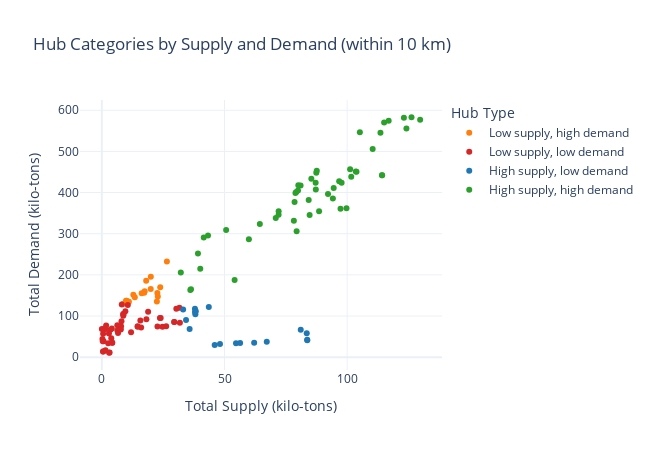

The cell this chart's notebook holds for it:
### Code cell
fig = px.scatter(
    hub_summary,
    x="total_supply_kilotons",
    y="total_demand_kilotons",
    color="category",
    hover_name="hub_id",
    labels={
        "total_supply_kilotons": "Total Supply (kilo-tons)",
        "total_demand_kilotons": "Total Demand (kilo-tons)",
        "category": "Hub Type"
    },
    title=f"Hub Categories by Supply and Demand (within {max_travel_distance/1000:.0f} km)",
    color_discrete_map={
        "High supply, high demand": "#2ca02c",
        "High supply, low demand": "#1f77b4",
        "Low supply, high demand": "#ff7f0e",
        "Low supply, low demand": "#d62728"
    }
)

fig.update_layout(
    template="plotly_white",
    width=650,
    height=450
)

fig.show()

### Figure 1 — Plotly figure (JSON) as saved in the notebook; plotly's stock layout.template omitted (floating-point values rounded to 4 significant figures)
{"data": [{"hovertemplate": "<b>%{hovertext}</b><br><br>Hub Type=Low supply, high demand<br>Total Supply (kilo-tons)=%{x}<br>Total Demand (kilo-tons)=%{y}<extra></extra>", "hovertext": [0.0, 13.0, 16.0, 17.0, 26.0, 30.0, 46.0, 53.0, 57.0, 58.0, 66.0, 69.0, 73.0, 98.0, 100.0, 101.0, 104.0, 109.0], "legendgroup": "Low supply, high demand", "marker": {"color": "#ff7f0e", "symbol": "circle"}, "mode": "markers", "name": "Low supply, high demand", "orientation": "v", "showlegend": true, "type": "scatter", "x": [22.43, 13.44, 19.97, 9.835, 17.46, 16.22, 8.602, 22.63, 26.52, 23.8, 11.03, 19.92, 22.81, 10.12, 12.84, 10.58, 18.07, 17.27], "xaxis": "x", "y": [135.1, 145.5, 195.5, 137.2, 160.1, 155.0, 129.3, 155.9, 232.5, 170.0, 134.5, 165.6, 147.7, 136.9, 151.7, 134.4, 185.9, 156.5], "yaxis": "y"}, {"hovertemplate": "<b>%{hovertext}</b><br><br>Hub Type=Low supply, low demand<br>Total Supply (kilo-tons)=%{x}<br>Total Demand (kilo-tons)=%{y}<extra></extra>", "hovertext": [1.0, 2.0, 3.0, 4.0, 5.0, 6.0, 7.0, 8.0, 9.0, 10.0, 11.0, 20.0, 22.0, 24.0, 29.0, 33.0, 34.0, 38.0, 40.0, 44.0, 45.0, 60.0, 68.0, 72.0, 75.0, 77.0, 79.0, 88.0, 91.0, 96.0, 97.0, 102.0, 106.0, 119.0, 120.0, 121.0, 122.0, 123.0, 124.0, 125.0, 126.0, 127.0, 128.0, 129.0, 130.0, 131.0, 133.0, 134.0, 136.0, 137.0, 138.0], "legendgroup": "Low supply, low demand", "marker": {"color": "#d62728", "symbol": "circle"}, "mode": "markers", "name": "Low supply, low demand", "orientation": "v", "showlegend": true, "type": "scatter", "x": [3.484, 1.493, 0.5181, 0.5181, 16.02, 1.282, 1.282, 0.0, 24.71, 31.82, 6.588, 8.696, 0.7135, 31.64, 23.98, 0.3728, 7.572, 2.894, 7.699, 9.586, 8.0, 7.836, 8.818, 8.731, 6.299, 0.245, 15.7, 2.975, 0.5129, 2.594, 30.37, 10.58, 6.325, 23.67, 14.6, 4.227, 4.227, 14.6, 11.92, 1.282, 4.067, 1.744, 29.51, 22.67, 29.51, 3.833, 18.85, 3.141, 18.16, 8.125, 26.23], "xaxis": "x", "y": [66.47, 16.75, 13.72, 13.72, 72.37, 69.72, 68.55, 68.46, 73.71, 83.7, 58.73, 104.8, 38.42, 119.9, 95.23, 38.79, 68.1, 57.67, 67.07, 111.8, 87.55, 75.1, 104.1, 100.8, 77.57, 44.02, 89.03, 10.72, 56.68, 33.71, 117.9, 126.9, 64.85, 95.1, 73.66, 34.88, 34.88, 74.86, 60.25, 68.55, 69.68, 76.98, 85.3, 74.33, 85.3, 45.84, 110.3, 11.18, 92.27, 128.0, 75.19], "yaxis": "y"}, {"hovertemplate": "<b>%{hovertext}</b><br><br>Hub Type=High supply, low demand<br>Total Supply (kilo-tons)=%{x}<br>Total Demand (kilo-tons)=%{y}<extra></extra>", "hovertext": [12.0, 32.0, 35.0, 55.0, 64.0, 70.0, 71.0, 78.0, 80.0, 82.0, 84.0, 85.0, 87.0, 89.0, 92.0, 95.0, 132.0, 135.0], "legendgroup": "High supply, low demand", "marker": {"color": "#1f77b4", "symbol": "circle"}, "mode": "markers", "name": "High supply, low demand", "orientation": "v", "showlegend": true, "type": "scatter", "x": [37.95, 83.73, 35.78, 54.69, 38.12, 83.52, 48.15, 67.22, 34.33, 62.09, 81.08, 83.73, 38.3, 33.12, 56.36, 46.0, 37.97, 43.6], "xaxis": "x", "y": [117.8, 42.15, 68.44, 33.78, 104.1, 58.1, 32.02, 37.52, 90.22, 35.3, 66.51, 41.28, 111.5, 115.7, 34.14, 29.42, 109.7, 121.9], "yaxis": "y"}, {"hovertemplate": "<b>%{hovertext}</b><br><br>Hub Type=High supply, high demand<br>Total Supply (kilo-tons)=%{x}<br>Total Demand (kilo-tons)=%{y}<extra></extra>", "hovertext": [14.0, 15.0, 18.0, 19.0, 21.0, 23.0, 25.0, 27.0, 28.0, 31.0, 36.0, 37.0, 39.0, 41.0, 42.0, 43.0, 47.0, 48.0, 49.0, 50.0, 51.0, 52.0, 54.0, 56.0, 59.0, 61.0, 62.0, 63.0, 65.0, 67.0, 74.0, 76.0, 81.0, 83.0, 86.0, 90.0, 93.0, 94.0, 99.0, 103.0, 105.0, 107.0, 108.0, 110.0, 111.0, 112.0, 113.0, 114.0, 115.0, 116.0, 117.0, 118.0], "legendgroup": "High supply, high demand", "marker": {"color": "#2ca02c", "symbol": "circle"}, "mode": "markers", "name": "High supply, high demand", "orientation": "v", "showlegend": true, "type": "scatter", "x": [80.1, 79.96, 87.15, 94.17, 54.12, 85.4, 129.8, 123.1, 124.2, 36.07, 88.56, 87.22, 79.4, 81.01, 72.07, 114.2, 114.2, 115.1, 116.9, 59.94, 78.27, 41.55, 101.2, 78.56, 105.2, 84.32, 97.29, 101.7, 92.19, 40.12, 99.72, 36.33, 72.05, 78.92, 79.26, 32.18, 70.89, 84.7, 126.2, 94.51, 39.18, 64.4, 43.29, 50.67, 96.74, 97.74, 87.41, 87.61, 110.4, 103.5, 103.8, 113.6], "xaxis": "x", "y": [417.7, 404.8, 423.9, 385.4, 187.3, 433.8, 577.1, 581.6, 555.6, 163.2, 354.5, 407.3, 305.7, 417.0, 354.8, 442.3, 442.3, 570.0, 574.7, 286.8, 331.3, 290.6, 456.4, 377.0, 546.5, 381.9, 360.5, 438.4, 396.2, 215.1, 361.8, 165.0, 346.2, 399.2, 401.2, 205.8, 338.4, 345.5, 583.0, 410.9, 251.7, 323.7, 295.4, 308.8, 427.6, 423.8, 448.1, 452.9, 505.6, 451.4, 450.3, 545.4], "yaxis": "y"}], "layout": {"height": 450, "legend": {"title": {"text": "Hub Type"}, "tracegroupgap": 0}, "title": {"text": "Hub Categories by Supply and Demand (within 10 km)"}, "width": 650, "xaxis": {"anchor": "y", "domain": [0, 1], "title": {"text": "Total Supply (kilo-tons)"}}, "yaxis": {"anchor": "x", "domain": [0, 1], "title": {"text": "Total Demand (kilo-tons)"}}}}
